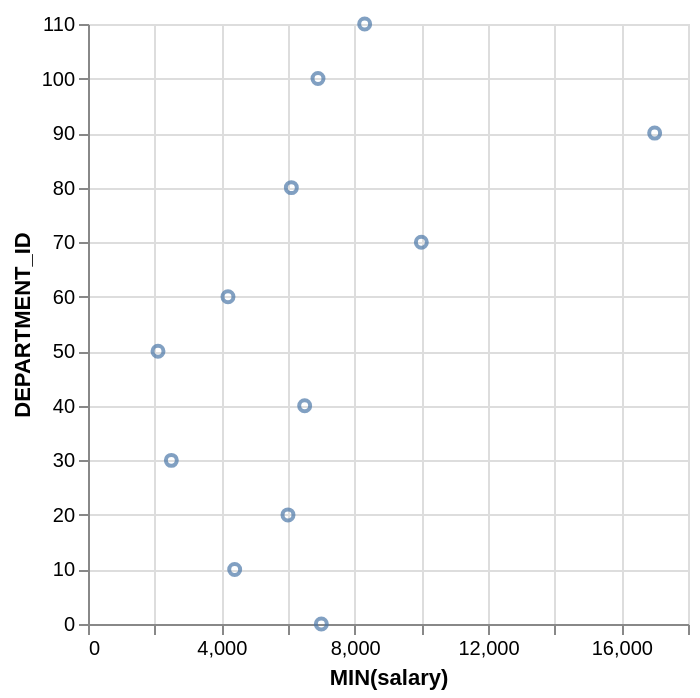

This figure's Vega-Lite source:
### Vega-Lite specification from a JSON file in a GitHub repository (floating-point values rounded to 4 significant figures)
{"data": {"values": [{"x_data": 7000, "y_data": 0}, {"x_data": 4400, "y_data": 10}, {"x_data": 6000, "y_data": 20}, {"x_data": 2500, "y_data": 30}, {"x_data": 6500, "y_data": 40}, {"x_data": 2100, "y_data": 50}, {"x_data": 4200, "y_data": 60}, {"x_data": 10000, "y_data": 70}, {"x_data": 6100, "y_data": 80}, {"x_data": 17000, "y_data": 90}, {"x_data": 6900, "y_data": 100}, {"x_data": 8300, "y_data": 110}]}, "mark": "point", "encoding": {"x": {"field": "x_data", "type": "quantitative", "title": "MIN(salary)"}, "y": {"field": "y_data", "type": "quantitative", "title": "DEPARTMENT_ID"}}}
